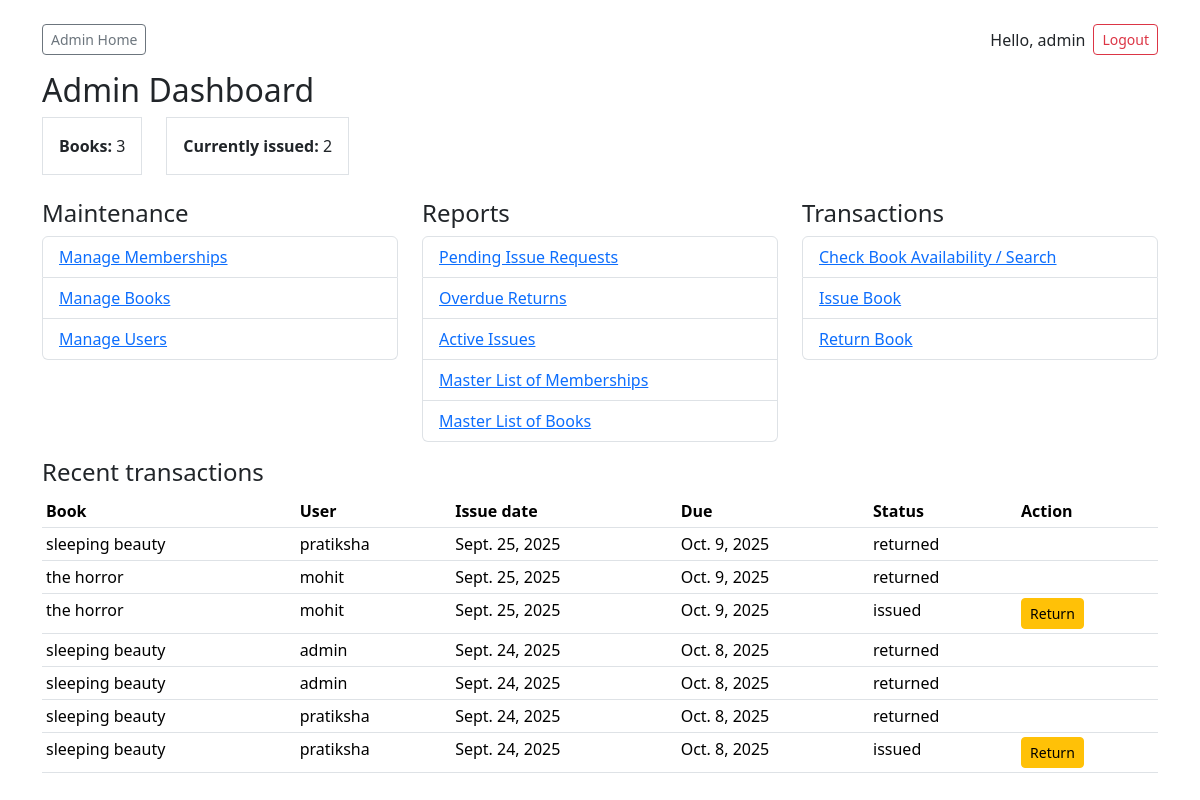
Page /admin-home/ (signed in) on the committed database.
### library/models.py (models this page shows, shortened)
class Transaction(models.Model):
    STATUS_CHOICES = [('issued', 'Issued'), ('returned', 'Returned')]
    user = models.ForeignKey(User, on_delete=models.CASCADE)
    book = models.ForeignKey(Book, on_delete=models.CASCADE)
    issue_date = models.DateField(default=date.today)
    due_date = models.DateField()                 # set on creation/issue
    return_date = models.DateField(null=True, blank=True)
    fine = models.DecimalField(max_digits=8, decimal_places=2, default=Decimal('0.00'))
    fine_paid = models.BooleanField(default=False)
    status = models.CharField(max_length=10, choices=STATUS_CHOICES, default='issued')

class Book(models.Model):
    code_no = models.CharField(max_length=50, unique=True)  # unique code like SC(B/M)000001
    title = models.CharField(max_length=255)
    author = models.CharField(max_length=255, blank=True)
    category = models.ForeignKey(Category, on_delete=models.SET_NULL, null=True, blank=True)
    isbn = models.CharField(max_length=40, blank=True)
    total_copies = models.PositiveIntegerField(default=1)
    available_copies = models.PositiveIntegerField(default=1)
    added_on = models.DateField(auto_now_add=True)

### library/views.py (the view)
# urls.py: path('admin-home/', views.admin_home, name='admin_home'),
@login_required
def admin_home(request):
    books_count = Book.objects.count()
    issued_count = Transaction.objects.filter(status='issued').count()
    recent_tx = Transaction.objects.order_by('-issue_date')[:8]
    return render(request, 'library/admin_home.html', {
        'books_count': books_count,
        'issued_count': issued_count,
        'recent_tx': recent_tx,
    })

### library/templates/library/admin_home.html (shortened to what this page needs)
{% extends "library/base.html" %}
{% block content %}
<h2>Admin Dashboard</h2>
<div class="row mb-3">
  <div class="col-auto">
    <div class="border p-3">
      <strong>Books:</strong> {{ books_count }}
    </div>
  </div>
  <div class="col-auto">
    <div class="border p-3">
      <strong>Currently issued:</strong> {{ issued_count }}
    </div>
  </div>
</div>
<div class="row mt-4">
  <div class="col-md-4 mb-3">
    <h4>Maintenance</h4>
    <ul class="list-group">
      <li class="list-group-item"><a href="{% url 'membership_list' %}">Manage Memberships</a></li>
      <li class="list-group-item"><a href="{% url 'book_list' %}">Manage Books</a></li>
      <li class="list-group-item"><a href="{% url 'user_list' %}">Manage Users</a></li>
    </ul>
  </div>
  <div class="col-md-4 mb-3">
    <h4>Reports</h4>
    <ul class="list-group">
      <li class="list-group-item"><a href="{% url 'pending_issues' %}">Pending Issue Requests</a></li>
      <li class="list-group-item"><a href="{% url 'overdue_returns' %}">Overdue Returns</a></li>
      <li class="list-group-item"><a href="{% url 'active_issues' %}">Active Issues</a></li>
      <li class="list-group-item"><a href="{% url 'membership_master_list' %}">Master List of Memberships</a></li>
      <li class="list-group-item"><a href="{% url 'book_master_list' %}">Master List of Books</a></li>
    </ul>
  </div>
  <div class="col-md-4 mb-3">
    <h4>Transactions</h4>
    <ul class="list-group">
      <li class="list-group-item"><a href="{% url 'book_availability' %}">Check Book Availability / Search</a></li>
      <li class="list-group-item"><a href="{% url 'issue_book' %}">Issue Book</a></li>
      <li class="list-group-item"><a href="{% url 'return_book_list' %}">Return Book</a></li>
    </ul>
  </div>
</div>
<h4>Recent transactions</h4>
<table class="table table-sm">
  <thead>
    <tr>
      <th>Book</th>
      <th>User</th>
      <th>Issue date</th>
      <th>Due</th>
      <th>Status</th>
      <th>Action</th>
    </tr>
  </thead>
  <tbody>
    {% for t in recent_tx %}
      <tr>
        <td>{{ t.book.title }}</td>
        <td>{{ t.user.username }}</td>
        <td>{{ t.issue_date }}</td>
        <td>{{ t.due_date }}</td>
        <td>{{ t.status }}</td>
        <td>
          {% if t.status == 'issued' %}
            <a class="btn btn-sm btn-warning" href="{% url 'return_book' t.id %}">Return</a>
          {% endif %}
        </td>
      </tr>
    {% empty %}
      <tr><td colspan="6">No transactions yet.</td></tr>
    {% endfor %}
  </tbody>
</table>
{% endblock %}

### library/templates/library/base.html (shortened to what this page needs)
<!doctype html>
<html>
<head>
  <link href="https://cdn.jsdelivr.net/npm/bootstrap@5.3.2/dist/css/bootstrap.min.css" rel="stylesheet">
</head>
<body class="container py-4">
  <nav class="mb-3 d-flex align-items-center">
    <div>
      {% if user.is_staff %}
        <a class="btn btn-sm btn-outline-secondary me-1" href="{% url 'admin_home' %}">Admin Home</a>
      {% else %}
        <a class="btn btn-sm btn-outline-primary me-1" href="{% url 'book_availability' %}">Books</a>
        <a class="btn btn-sm btn-outline-success" href="{% url 'user_home' %}">My Account</a>
      {% endif %}
    </div>
    <div class="ms-auto d-flex align-items-center">
      {% if user.is_authenticated %}
        <span class="me-2">Hello, {{ user.username }}</span>
        <form method="post" action="{% url 'logout' %}" style="display:inline;">
          <button type="submit" class="btn btn-sm btn-outline-danger">Logout</button>
        </form>
      {% else %}
        <a class="btn btn-sm btn-outline-primary" href="{% url 'login' %}">Login</a>
      {% endif %}
    </div>
  </nav>
  {% block content %}{% endblock %}
</body>
</html>

### rows in the picture
Transaction: book "sleeping beauty", user.username "pratiksha", issue_date "Sept. 25, 2025", due_date "Oct. 9, 2025", status "returned"
Transaction: book "the horror", user.username "mohit", issue_date "Sept. 25, 2025", due_date "Oct. 9, 2025", status "returned"
Transaction: book "the horror", user.username "mohit", issue_date "Sept. 25, 2025", due_date "Oct. 9, 2025", status "issued", shows "Return"
Transaction: book "sleeping beauty", user.username "admin", issue_date "Sept. 24, 2025", due_date "Oct. 8, 2025", status "returned"
Transaction: book "sleeping beauty", user.username "admin", issue_date "Sept. 24, 2025", due_date "Oct. 8, 2025", status "returned"
Transaction: book "sleeping beauty", user.username "pratiksha", issue_date "Sept. 24, 2025", due_date "Oct. 8, 2025", status "returned"
Transaction: book "sleeping beauty", user.username "pratiksha", issue_date "Sept. 24, 2025", due_date "Oct. 8, 2025", status "issued", shows "Return"

### other values in the picture
{{ user.username }} "admin"
{{ books_count }} "3"
{{ issued_count }} "2"
